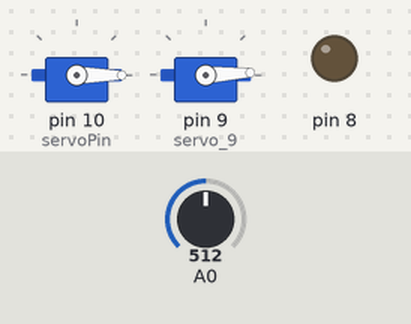
Bench run of a sketch on a simulated Arduino Uno, built with avr-gcc and run on an emulated ATmega328P. On the bench: 2 × servo, output pins drawn as LEDs (lit = HIGH). Inputs (shaded band) come from the test bench; at power-on: A0 = 512. What the sketch prints to the serial monitor is not drawn.

Above: at 0.05 s.
At 0.9 s:
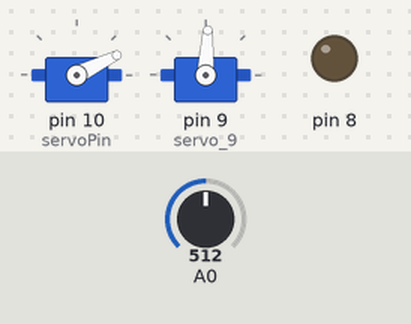
At 1.75 s:
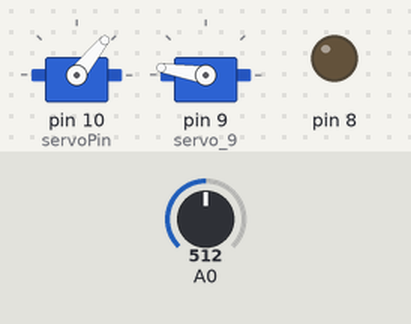
At 3.5 s:
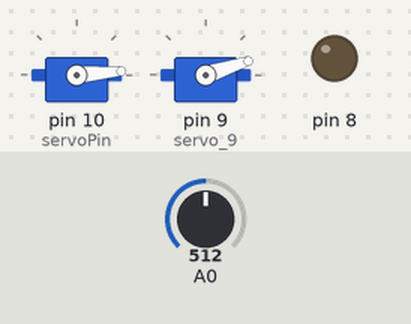
Timing chart, 0 to 8.5 s (numbered marks = the images above):
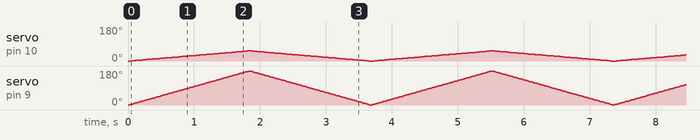

The sketch:

ServoFloat.ino
```cpp
#include <Servo.h>


int sensor = 0;

int angle = 0;

int servoPin = 10;

Servo servo10;

// pt 2

int pos = 0;

Servo servo_9;


void setup()

{

  pinMode(A0, INPUT);

  pinMode(8, OUTPUT);

  Serial.begin(9600);

  servo10.attach(servoPin);

  // pt 2

  servo_9.attach(9, 500, 2500);

}


void loop()

{

  sensor = analogRead(A0);

  angle = sensor * 10;

  servo10.write(angle);

  Serial.print("sensor = ");

  Serial.println(sensor);

  // pt 2

  for (pos = 0; pos <= 180; pos += 1) {

    // tell servo to go to position in variable 'pos'

    servo_9.write(pos);

    servo10.write(pos*0.3);

    // wait 15 ms for servo to reach the position

    delay(10); // Wait for 15 millisecond(s)


  }

  for (pos = 180; pos >= 0; pos -= 1) {

    // tell servo to go to position in variable 'pos'

    servo_9.write(pos);

    servo10.write(pos*0.3);

    // wait 15 ms for servo to reach the position

    delay(10); // Wait for 15 millisecond(s)


  }

} 
```
